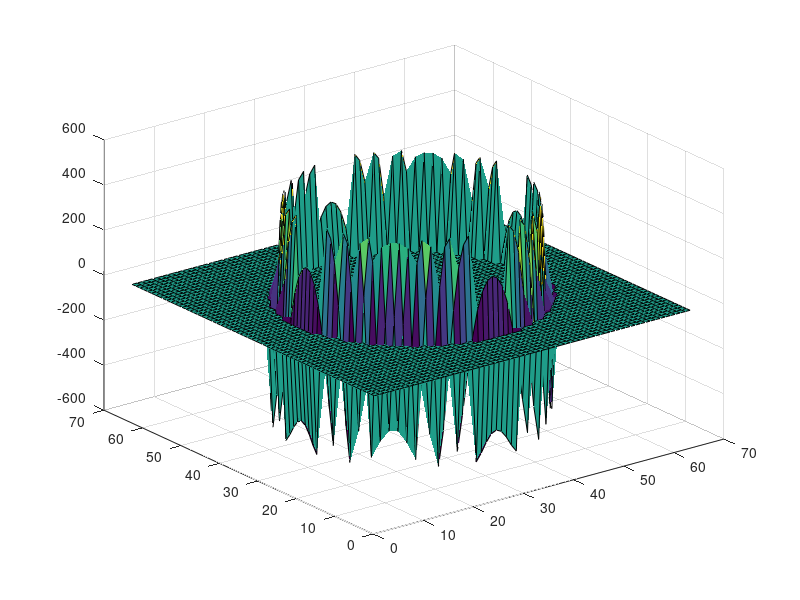

Write the MATLAB code that produced this figure.
% N = 400;
% x = -1.5:3/N:1.5-1/N;
% [x,y] = meshgrid(x,x);
% z = zeros(size(x));
% for i = 1:N
%     for j = 1:N
%         r = x(i,j)^2+y(i,j)^2;
%         if r<=1.1 && r>=0.9
%             z(i,j) = 0.5*(sin(5*(r-0.9)*pi+pi/2)+1);
%         elseif r<0.9
%             z(i,j) = 1;
%         end
%     end
% end
% mesh(x,y,z)

N = 2^6;
x = -1.5:3/N:1.5-1/N;
[x,y] = meshgrid(x,x);
z = zeros(size(x));
for i = 1:N
    for j = 1:N
        r = x(i,j)^2+y(i,j)^2;
        if r<=1.1 && r>=0.9
            z(i,j) = sin(5*(r-0.9)*pi+pi/2) * 50*pi*pi*r-cos(5*(r-0.9)*pi+pi/2)*10*pi;
        end
    end
end
surf(z)